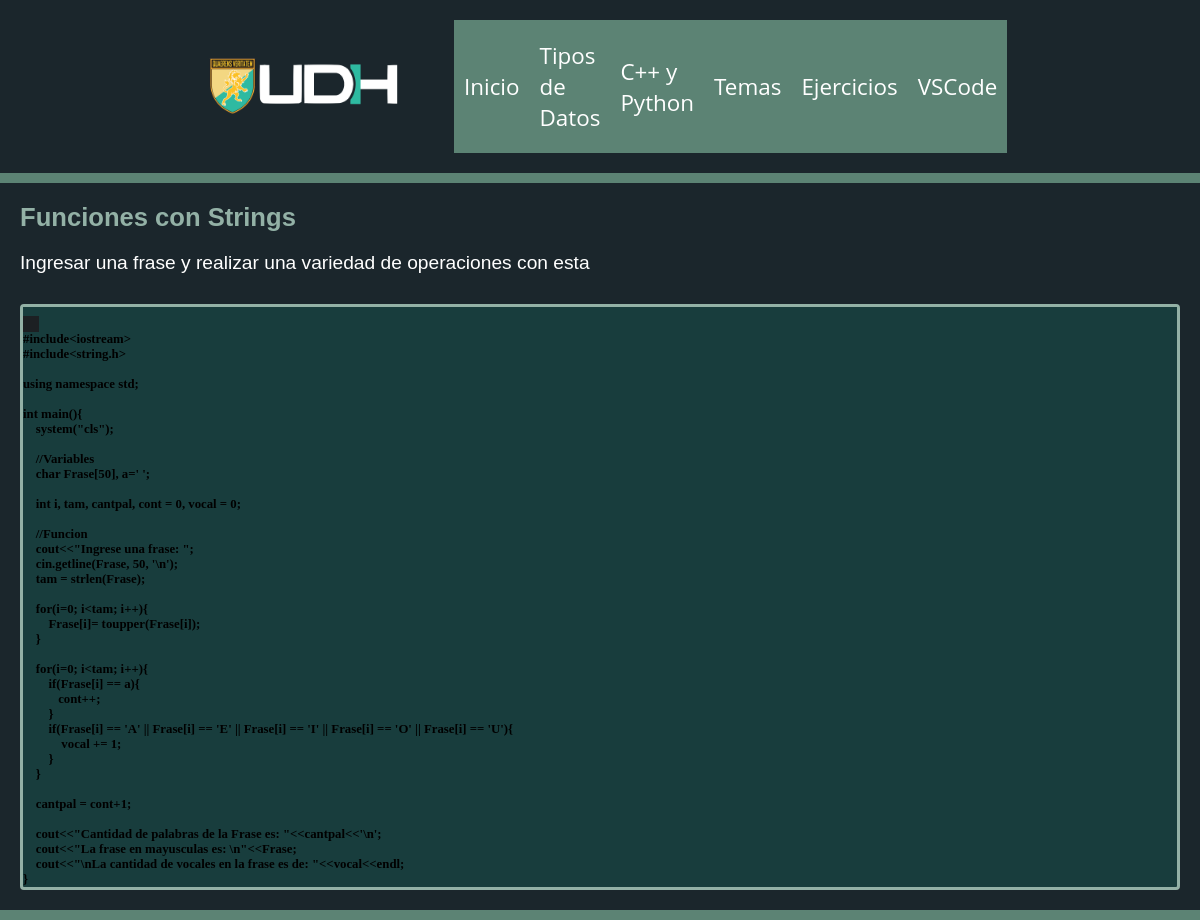
The app's page /ejercicios/Arreglos/Funciones con Strings/ with its own data.
### exercises/models.py (models this page shows, shortened)
class Exercises(models.Model):
    category = models.ForeignKey(Categories, on_delete=models.CASCADE)
    title = models.CharField(max_length=100)
    desc = models.TextField()
    cpp_snippet = models.TextField()
    py_snippet = models.TextField()

### exercises/views.py (the view)
# urls.py: path('ejercicios/<str:category_name>/<str:exer_title>/', ExerciseDetailView.as_view(), name='ejemplo'),
class ExerciseDetailView(View):
    def get(self, request, category_name, exer_title):
        category, exercise = get_category_and_exercise(category_name, exer_title)
        text, objectives = parse_description(exercise.desc)
        return render(request, 'exercise_detail.html', {'category':category_name,'exercise':exercise, 'text':text, 'objectives':objectives})

### exercises/views.py (called while the page is built)
def parse_description(description):
    paragraphs = description.split('\n')
    content_element = ""
    list_element = []
    for paragraph in paragraphs:
        if re.match(r'^\d+\.\s', paragraph):
            list_element.append(paragraph)
        else:
            content_element += paragraph + "\n"
    return content_element.strip(), list_element

def get_category_and_exercise(category_name, exer_title=None):
    category = get_object_or_404(Categories, name=category_name)
    if exer_title:
        exercise = get_object_or_404(Exercises, title=exer_title)
        return category, exercise
    return category, None

### exercises/static/templates/exercise_detail.html
{% extends 'base.html' %}
{% block content %}
{% include 'exercise_parse.html' %}
{% endblock %}

### exercises/static/templates/exercise_parse.html (shortened to what this page needs)
{% load static%}
<div class="description">
    <h2>{{ exercise.title }}</h2>
    <p>{{ text }}</p>
</div>
<div class="exercise">
    <div class="snippet" id="codeSnippets">
        <div class="snippet-toggle">
            <button id="cppSnippetBtn" class="active">
            </button>
            <button id="pySnippetBtn">
            </button>
        </div>
        <pre id="cppSnippet" class="active"><code class="language-cpp">{{ exercise.cpp_snippet }}</code></pre>
    </div>
</div>

### exercises/static/css/style.css (style rules this page uses)
* { margin: 0; padding: 0; }
body { display: flex; flex-direction: column; min-height: 100vh; background-color: #1B262C; font-family: "Open Sans", "Helvetica Neue", Helvetica, Arial, sans-serif; }
h2, h3, p { color: #FFFFFF; margin-bottom: 20px; }
h2 { font-size: 160%; font-family: 'Ubuntu', sans-serif; color: #93B1A6; }
p { font-size: 120%; font-family: 'Ubuntu', sans-serif; white-space: pre-line; text-align: justify; }

### exercises/static/css/exercise.css (style rules this page uses)
.description { margin-bottom: 20px; }
.snippet-toggle { text-align: left; background-color: #183D3D; margin-bottom: 0; }
.snippet-toggle button { background-color: #183D3D; border: none; padding: 8px; margin: 0; cursor: pointer; transition: none; }
.snippet-toggle button.active { background-color: rgb(28, 32, 35); color: #93B1A6; }
.snippet { border: 3px solid #93B1A6; padding: 0%; background-color: #183D3D; border-radius: 4px; }
#pySnippet, #cppSnippet { margin: 0; }
code { font-family: MonoCraft; font-weight: bolder; font-size: 80%; }

### records on screen
Exercises: title "Funciones con Strings", desc "Ingresar una frase y realizar una variedad de operaciones con esta", cpp_snippet "#include<iostream> #include<string.h> using namespace std; int main(){ system(\"cls\"); //Variables char Frase[50], a=' '; int i, tam, cantpal, cont = 0, vocal = 0; //Funcion cout<<\"Ingrese una frase: \"; cin.getline(Frase, 50, '\\n'); tam = strlen(Frase); for(i=0; i<tam; i++){ Frase[i]= toupper(Frase[i]); } for(i=0; i<tam; i++){ if(Frase[i] == a){ cont++; } if(Frase[i] == 'A' || Frase[i] == 'E' || Frase[i] == 'I' || Frase[i] == 'O' || Frase[i] == 'U'){ vocal += 1; } } cantpal = cont+1; cout<<\"Cantidad de palabras de la Frase es: \"<<cantpal<<'\\n'; cout<<\"La frase en mayusculas es: \\n\"<<Frase; cout<<\"\\nLa cantidad de vocales en la frase es de: \"<<vocal<<endl; }"
